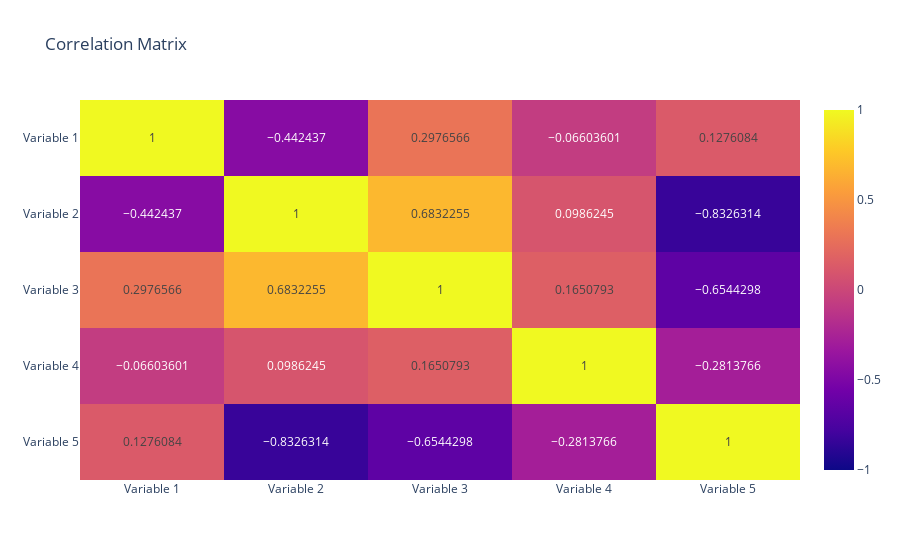

Here is the notebook cell this chart was saved with:
### Markdown cell above
3. Set the aspect of the figure using the argument `aspect`:
   
- `'equal'`: Ensures an aspect ratio of 1 or pixels (square pixels)
- `'auto'`: The axes is kept fixed and the aspect ratio of pixels is adjusted so that the data fit in the axes. In general, this will result in non-square pixels.
- if `None`, `'equal'` is used for numpy arrays and `'auto'` for xarrays (which have typically heterogeneous coordinates)

### Code cell
fig = px.imshow(correlation_matrix, aspect="auto", 
                color_continuous_midpoint = 0.0,
                range_color=[-1, 1],
                text_auto=True, title="Correlation Matrix")
fig.show()

### Figure 1 — Plotly figure (JSON) as saved in the notebook; plotly's stock layout.template omitted (floating-point values rounded to 4 significant figures)
{"data": [{"coloraxis": "coloraxis", "hovertemplate": "x: %{x}<br>y: %{y}<br>color: %{z}<extra></extra>", "name": "0", "texttemplate": "%{z}", "type": "heatmap", "x": ["Variable 1", "Variable 2", "Variable 3", "Variable 4", "Variable 5"], "xaxis": "x", "y": ["Variable 1", "Variable 2", "Variable 3", "Variable 4", "Variable 5"], "yaxis": "y", "z": [[1, -0.4424, 0.2977, -0.06604, 0.1276], [-0.4424, 1, 0.6832, 0.09862, -0.8326], [0.2977, 0.6832, 1, 0.1651, -0.6544], [-0.06604, 0.09862, 0.1651, 1, -0.2814], [0.1276, -0.8326, -0.6544, -0.2814, 1]]}], "layout": {"coloraxis": {"cmax": 1, "cmid": 0, "cmin": -1, "colorscale": [[0, "#0d0887"], [0.1111, "#46039f"], [0.2222, "#7201a8"], [0.3333, "#9c179e"], [0.4444, "#bd3786"], [0.5556, "#d8576b"], [0.6667, "#ed7953"], [0.7778, "#fb9f3a"], [0.8889, "#fdca26"], [1, "#f0f921"]]}, "title": {"text": "Correlation Matrix"}, "xaxis": {"anchor": "y", "domain": [0, 1]}, "yaxis": {"anchor": "x", "autorange": "reversed", "domain": [0, 1]}}}
